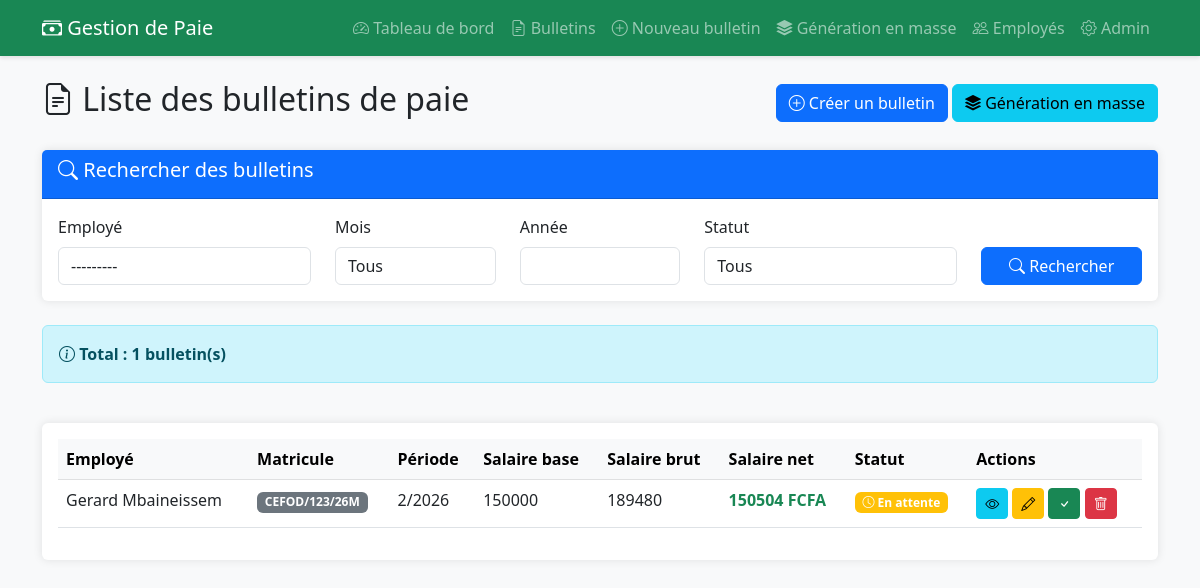
Screenshot of /paie/bulletins/ with the database file from the repository.
### gestion_paie/models.py (models this page shows, shortened)
class BulletinPaie(models.Model):
    employe = models.ForeignKey(Employe, on_delete=models.CASCADE, related_name='bulletins')
    mois = models.IntegerField(verbose_name="Mois")
    annee = models.IntegerField(verbose_name="Année")
    salaire_base = models.DecimalField(max_digits=12, decimal_places=2, default=0, verbose_name="Salaire de base")
    heures_sup_normales = models.DecimalField(max_digits=6, decimal_places=2, default=0, verbose_name="Heures sup normales")
    montant_heures_sup_normales = models.DecimalField(max_digits=12, decimal_places=2, default=0, verbose_name="Montant heures sup normales")
    heures_sup_nuit = models.DecimalField(max_digits=6, decimal_places=2, default=0, verbose_name="Heures sup de nuit")
    montant_heures_sup_nuit = models.DecimalField(max_digits=12, decimal_places=2, default=0, verbose_name="Montant heures sup de nuit")
    heures_sup_weekend = models.DecimalField(max_digits=6, decimal_places=2, default=0, verbose_name="Heures sup week-end")
    montant_heures_sup_weekend = models.DecimalField(max_digits=12, decimal_places=2, default=0, verbose_name="Montant heures sup week-end")
    total_primes = models.DecimalField(max_digits=12, decimal_places=2, default=0, verbose_name="Total primes")
    total_deductions = models.DecimalField(max_digits=12, decimal_places=2, default=0, verbose_name="Total déductions")
    salaire_brut = models.DecimalField(max_digits=12, decimal_places=2, default=0, verbose_name="Salaire brut")
    cotisation_sociale_employe = models.DecimalField(max_digits=12, decimal_places=2, default=0, verbose_name="Cotisation sociale employé")
    cotisation_sociale_employeur = models.DecimalField(max_digits=12, decimal_places=2, default=0, verbose_name="Cotisation sociale employeur")
    salaire_imposable = models.DecimalField(max_digits=12, decimal_places=2, default=0, verbose_name="Salaire imposable")
    impot_revenu = models.DecimalField(max_digits=12, decimal_places=2, default=0, verbose_name="Impôt sur le revenu")
    salaire_net = models.DecimalField(max_digits=12, decimal_places=2, default=0, verbose_name="Salaire net")
    date_creation = models.DateTimeField(auto_now_add=True, verbose_name="Date de création")
    date_paiement = models.DateField(null=True, blank=True, verbose_name="Date de paiement")
    paye = models.BooleanField(default=False, verbose_name="Payé")
    parametres = models.ForeignKey(ParametrePaie, on_delete=models.PROTECT, verbose_name="Paramètres utilisés", null=True, blank=True)
    class Meta:
        verbose_name = "Bulletin de paie"
        verbose_name_plural = "Bulletins de paie"
        unique_together = ['employe', 'mois', 'annee']
        ordering = ['-annee', '-mois']

### gestion_emp/models.py (models this page shows, shortened)
class Employe(models.Model):
    GENRE_CHOICES = [
        ('M', 'Masculin'),
        ('F', 'Féminin'),
    ]
    STATUT_CHOICES = [
        ('actif', 'Actif'),
        ('conge', 'En congé'),
        ('suspendu', 'Suspendu'),
        ('demission', 'Démission'),
    ]
    POSTE_CHOICES = [
        ('directeur', 'Directeur'),
        ('manager', 'Manager'),
        ('chef_equipe', 'Chef d\'équipe'),
        ('employe', 'Employé'),
        ('stagiaire', 'Stagiaire'),
    ]
    matricule = models.CharField(max_length=20, unique=True, verbose_name="Matricule")
    nom = models.CharField(max_length=100, verbose_name="Nom")
    prenom = models.CharField(max_length=100, verbose_name="Prénom")
    genre = models.CharField(max_length=1, choices=GENRE_CHOICES, verbose_name="Genre")
    date_naissance = models.DateField(verbose_name="Date de naissance")
    lieu_naissance = models.CharField(max_length=100, verbose_name="Lieu de naissance")
    telephone_regex = RegexValidator(regex=r'^\+?1?\d{8,15}$', message="Numéro de téléphone invalide")
    telephone = models.CharField(validators=[telephone_regex], max_length=17, verbose_name="Téléphone")
    email = models.EmailField(unique=True, verbose_name="Email")
    adresse = models.TextField(verbose_name="Adresse")
    poste = models.CharField(max_length=50, choices=POSTE_CHOICES, verbose_name="Poste")
    departement = models.CharField(max_length=100, verbose_name="Département")
    date_embauche = models.DateField(verbose_name="Date d'embauche")
    salaire_base = models.DecimalField(max_digits=10, decimal_places=2, verbose_name="Salaire de base")
    statut = models.CharField(max_length=20, choices=STATUT_CHOICES, default='actif', verbose_name="Statut")
    date_creation = models.DateTimeField(auto_now_add=True, verbose_name="Date de création")
    date_modification = models.DateTimeField(auto_now=True, verbose_name="Dernière modification")
    class Meta:
        verbose_name = "Employé"
        verbose_name_plural = "Employés"
        ordering = ['-date_embauche']
    def __str__(self):
        return f"{self.matricule} - {self.nom} {self.prenom}"
    def get_nom_complet(self):
        return f"{self.prenom} {self.nom}"

### gestion_paie/views.py (the view)
# urls.py: path('bulletins/', views.liste_bulletins, name='liste_bulletins'),
def liste_bulletins(request):
    bulletins = BulletinPaie.objects.all().select_related('employe')
    form = RechercherBulletinForm(request.GET)
    if form.is_valid():
        if form.cleaned_data.get('employe'):
            bulletins = bulletins.filter(employe=form.cleaned_data['employe'])
        if form.cleaned_data.get('mois'):
            bulletins = bulletins.filter(mois=form.cleaned_data['mois'])
        if form.cleaned_data.get('annee'):
            bulletins = bulletins.filter(annee=form.cleaned_data['annee'])
        if form.cleaned_data.get('paye') == 'oui':
            bulletins = bulletins.filter(paye=True)
        elif form.cleaned_data.get('paye') == 'non':
            bulletins = bulletins.filter(paye=False)
    context = {
        'bulletins': bulletins,
        'form': form,
        'total_bulletins': bulletins.count(),
    }
    return render(request, 'gestion_paie/liste_bulletins.html', context)

### gestion_paie/forms.py
class RechercherBulletinForm(forms.Form):
    employe = forms.ModelChoiceField(
        queryset=Employe.objects.all(),
        required=False,
        widget=forms.Select(attrs={'class': 'form-control'}),
        label='Employé'
    )
    mois = forms.ChoiceField(
        choices=[('', 'Tous')] + [(i, i) for i in range(1, 13)],
        required=False,
        widget=forms.Select(attrs={'class': 'form-control'}),
        label='Mois'
    )
    annee = forms.IntegerField(
        required=False,
        widget=forms.NumberInput(attrs={'class': 'form-control'}),
        label='Année'
    )
    paye = forms.ChoiceField(
        choices=[('', 'Tous'), ('oui', 'Payés'), ('non', 'Non payés')],
        required=False,
        widget=forms.Select(attrs={'class': 'form-control'}),
        label='Statut de paiement'
    )

### gestion_paie/templates/gestion_paie/liste_bulletins.html (shortened to what this page needs)
{% extends 'gestion_paie/base.html' %}
{% block content %}
<div class="row mb-4">
    <div class="col-md-12">
        <div class="d-flex justify-content-between align-items-center">
            <h2><i class="bi bi-file-earmark-text"></i> Liste des bulletins de paie</h2>
            <div>
                <a href="{% url 'creer_bulletin' %}" class="btn btn-primary">
                    <i class="bi bi-plus-circle"></i> Créer un bulletin
                </a>
                <a href="{% url 'generer_bulletins_masse' %}" class="btn btn-info">
                    <i class="bi bi-stack"></i> Génération en masse
                </a>
            </div>
        </div>
    </div>
</div>
<div class="card mb-4">
    <div class="card-header bg-primary text-white">
        <h5><i class="bi bi-search"></i> Rechercher des bulletins</h5>
    </div>
    <div class="card-body">
        <form method="get">
            <div class="row">
                <div class="col-md-3">
                    <label class="form-label">Employé</label>
                    {{ form.employe }}
                </div>
                <div class="col-md-2">
                    <label class="form-label">Mois</label>
                    {{ form.mois }}
                </div>
                <div class="col-md-2">
                    <label class="form-label">Année</label>
                    {{ form.annee }}
                </div>
                <div class="col-md-3">
                    <label class="form-label">Statut</label>
                    {{ form.paye }}
                </div>
                <div class="col-md-2">
                    <label class="form-label">&nbsp;</label>
                    <button type="submit" class="btn btn-primary w-100">
                        <i class="bi bi-search"></i> Rechercher
                    </button>
                </div>
            </div>
        </form>
    </div>
</div>
<div class="row mb-4">
    <div class="col-md-12">
        <div class="alert alert-info">
            <strong><i class="bi bi-info-circle"></i> Total : {{ total_bulletins }} bulletin(s)</strong>
        </div>
    </div>
</div>
<div class="card">
    <div class="card-body">
        {% if bulletins %}
        <div class="table-responsive">
            <table class="table table-hover">
                <thead class="table-light">
                    <tr>
                        <th>Employé</th>
                        <th>Matricule</th>
                        <th>Période</th>
                        <th>Salaire base</th>
                        <th>Salaire brut</th>
                        <th>Salaire net</th>
                        <th>Statut</th>
                        <th>Actions</th>
                    </tr>
                </thead>
                <tbody>
                    {% for bulletin in bulletins %}
                    <tr>
                        <td>{{ bulletin.employe.get_nom_complet }}</td>
                        <td><span class="badge bg-secondary">{{ bulletin.employe.matricule }}</span></td>
                        <td>{{ bulletin.mois }}/{{ bulletin.annee }}</td>
                        <td>{{ bulletin.salaire_base|floatformat:0 }}</td>
                        <td>{{ bulletin.salaire_brut|floatformat:0 }}</td>
                        <td><strong class="text-success">{{ bulletin.salaire_net|floatformat:0 }} FCFA</strong></td>
                        <td>
                            {% if bulletin.paye %}
                                <span class="badge bg-success">
                                    <i class="bi bi-check-circle"></i> Payé
                                </span>
                                <br><small>{{ bulletin.date_paiement|date:"d/m/Y" }}</small>
                            {% else %}
                                <span class="badge bg-warning">
                                    <i class="bi bi-clock"></i> En attente
                                </span>
                            {% endif %}
                        </td>
                        <td>
                            <a href="{% url 'detail_bulletin' bulletin.pk %}" class="btn btn-sm btn-info" title="Détails">
                                <i class="bi bi-eye"></i>
                            </a>
                            <a href="{% url 'modifier_bulletin' bulletin.pk %}" class="btn btn-sm btn-warning" title="Modifier">
                                <i class="bi bi-pencil"></i>
                            </a>
                            {% if not bulletin.paye %}
                            <a href="{% url 'marquer_paye' bulletin.pk %}" class="btn btn-sm btn-success" title="Marquer payé">
                                <i class="bi bi-check"></i>
                            </a>
                            {% endif %}
                            <a href="{% url 'supprimer_bulletin' bulletin.pk %}" class="btn btn-sm btn-danger" title="Supprimer">
                                <i class="bi bi-trash"></i>
                            </a>
                        </td>
                    </tr>
                    {% endfor %}
                </tbody>
            </table>
        </div>
        {% else %}
        <div class="alert alert-info text-center">
            <i class="bi bi-info-circle"></i> Aucun bulletin trouvé.
            <a href="{% url 'creer_bulletin' %}">Créer un bulletin</a> ou
            <a href="{% url 'generer_bulletins_masse' %}">générer en masse</a>
        </div>
        {% endif %}
    </div>
</div>
{% endblock %}

### gestion_paie/templates/gestion_paie/base.html (style rules this page uses)
body { background-color: #f8f9fa; }
.card { box-shadow: 0 0 10px rgba(0,0,0,.1); border: none; margin-bottom: 20px; }

### rows the page displays
BulletinPaie: employe.get_nom_complet "Gerard Mbaineissem", employe.matricule "CEFOD/123/26M", mois "2", annee "2026", salaire_base "150000", salaire_brut "189480", salaire_net "150504", paye False (drawn)

### other values shown
{{ total_bulletins }} "1"
